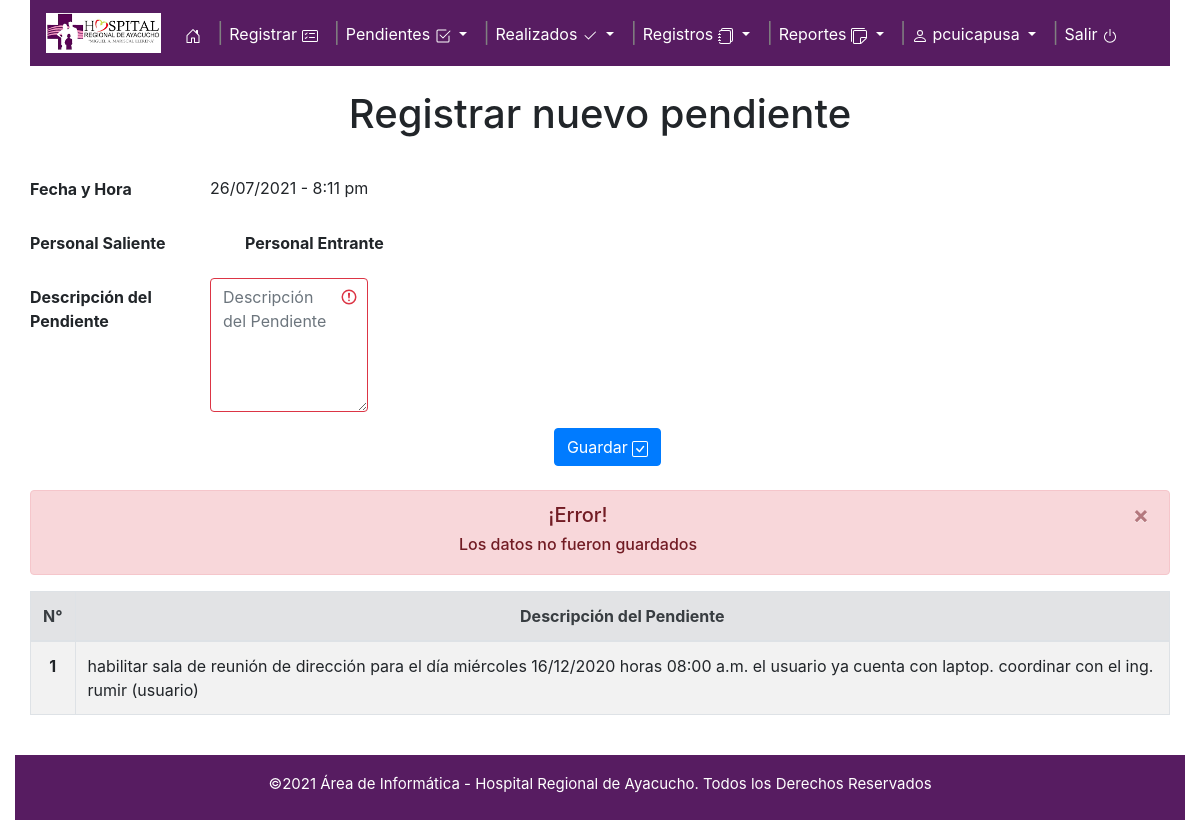
The page /registrar-pendientes.php?msg=error (signed in) on the database its author committed.
### tables this page shows
CREATE TABLE IF NOT EXISTS `usuario` (
  `dni_usu` int(11) NOT NULL AUTO_INCREMENT,
  `user_usu` varchar(20) NOT NULL,
  `passw_usu` varchar(50) NOT NULL,
  `nombres_usu` varchar(50) NOT NULL,
  `apellidos_usu` varchar(50) NOT NULL,
  `celular_usu` int(9) DEFAULT NULL,
  `correo_usu` varchar(100) DEFAULT NULL,
  `fecha_reg_usu` datetime DEFAULT NULL,
  `user_reg_usu` varchar(50) DEFAULT NULL,
  `activo_usu` varchar(2) NOT NULL,
  PRIMARY KEY (`dni_usu`)
);

CREATE TABLE IF NOT EXISTS `pendiente` (
  `id_pend` int(11) NOT NULL AUTO_INCREMENT,
  `dni_usu` int(8) NOT NULL,
  `fecha_pend` datetime NOT NULL,
  `desc_pend` varchar(400) NOT NULL,
  `priori_pend` varchar(20) NOT NULL,
  `realizado_pend` varchar(2) NOT NULL,
  `realizado_por_pend` int(8) DEFAULT NULL,
  `fecha_realizado_por` datetime DEFAULT NULL,
  `fecha_ulti_modifi` datetime DEFAULT NULL,
  PRIMARY KEY (`id_pend`)
);

### registrar-pendientes.php (the view, shortened to what this page needs)
<?php
if(!isset($_COOKIE['usuario'])){
	header('Location:index.php');
}else{
?>
<!doctype html>
<html lang="en">
<head>
    <link rel="stylesheet" href="css/bootstrap.min.css">
    <link rel="stylesheet" href="css/custom.css">
    <link rel="stylesheet" type="text/css" href="highslide/highslide.css" />
	<link rel="stylesheet" href="css/summernote-bs4.css">
</head>
<body onload="FocusText()">
	<div class="container-fluid">
		<div class="container-fluid">
			<?php include("menu-cabecera.php");?>
				<br/>
				<h1><center>Registrar nuevo pendiente</center></h1>
				<br/>
				<form class="was-validated" method="post" action="reg-pendientes.php" name="frmPendiente1">
					<div>
						<div class="form-group row" id="id-div">
							<label for="colFormLabel" class="col-sm-2 col-form-label"><b>Fecha y Hora</b></label>
							<label for="colFormLabel" style="text-align:left; margin-top:6px;"><?php echo date("d/m/Y - g:i a"); ?></label>
						</div>
						<div class="form-group row">
							<label for="colFormLabel" class="col-sm-2 col-form-label"><b>Personal Saliente</b></label>
							<label for="colFormLabel" style="margin-left:20px;text-align:left;" class="col-sm-2 col-form-label"><b>Personal Entrante</b></label>
						</div>
						<div class="form-group row">
							<label class="col-sm-2 col-form-label" for="validationTextarea"><b>Descripción del Pendiente</b></label>
							<div>
								<textarea name="pendiente" id="summernote" rows="5" class="form-control is-invalid col-sm-7" placeholder="Descripción del Pendiente" required></textarea>
							</div>
						</div>
						<center>
							<small> &nbsp;&nbsp;&nbsp;</small>
							<button type="submit" class="btn btn-primary">Guardar
						</center>
					</div>
				</form><br/>
			<?php
				if(isset($_GET['msg'])){
					if($_GET['msg'] == 'error'){
						print
						'<div class="alert alert-danger alert-dismissible fade show" role="alert" id="msg">
							<center><h5>¡Error!</h5><h6>Los datos no fueron guardados</h6></center>
							<button type="button" class="close" data-dismiss="alert" aria-label="Close">
							<span aria-hidden="true">&times;</span>
							</button>
						</div>';
					}
				}
			?>
		<table class="table table-striped table-bordered">
			<thead>
				<tr class="alert alert-secondary" id="msgpend">
					<th scope="col"><center>N°</center></th>
					<th scope="col"><center>Descripción del Pendiente</center></th>
				</tr>
			</thead>
			<tbody>
				<?php
					mysqli_set_charset($connect, "utf8mb4");
					$con = "SELECT id_pend,u.dni_usu AS dni,concat(apellidos_usu,', ',nombres_usu) AS name,desc_pend,fecha_pend,priori_pend,realizado_pend
							FROM usuario as u INNER JOIN pendiente as p
							ON u.dni_usu=p.dni_usu WHERE realizado_pend = 'no'
							ORDER BY fecha_pend DESC";
					$query = mysqli_query($connect,$con);
					$query2 = mysqli_query($connect,$con);
					$i = 1;
					if($fila= mysqli_fetch_array($query2)){
						while($row= mysqli_fetch_array($query)){
							$id_pend = $row['id_pend'];
							$desc_pend = $row['desc_pend'];
							$active_edit_pend = "no";
							if($active_edit_pend == "si"){
								$desc_pend2 =
								'<td>
									<div>
										'.$desc_pend.'
									</div>
									<a class="text-decoration-none" data-toggle="modal" data-target="#exampleModal'.$i.'" href="#">
										Editar <svg width="1em" height="1em" viewBox="0 0 16 16" class="bi bi-pencil" fill="currentColor" xmlns="http://www.w3.org/2000/svg">
										<path fill-rule="evenodd" d="M12.146.146a.5.5 0 0 1 .708 0l3 3a.5.5 0 0 1 0 .708l-10 10a.5.5 0 0 1-.168.11l-5 2a.5.5 0 0 1-.65-.65l2-5a.5.5 0 0 1 .11-.168l10-10zM11.207 2.5L13.5 4.793 14.793 3.5 12.5 1.207 11.207 2.5zm1.586 3L10.5 3.207 4 9.707V10h.5a.5.5 0 0 1 .5.5v.5h.5a.5.5 0 0 1 .5.5v.5h.293l6.5-6.5zm-9.761 5.175l-.106.106-1.528 3.821 3.821-1.528.106-.106A.5.5 0 0 1 5 12.5V12h-.5a.5.5 0 0 1-.5-.5V11h-.5a.5.5 0 0 1-.468-.325z"/>
										</svg>
									</a>
									<div class="modal fade" id="exampleModal'.$i.'" tabindex="-1" aria-labelledby="exampleModalLabel'.$i.'" aria-hidden="true">
										<div class="modal-dialog modal-lg modal-dialog-centered modal-dialog-scrollable">
											<div class="modal-content">
												<div class="modal-header">
													<h5 class="modal-title" id="exampleModalLabel'.$i.'">Editar Pendiente</h5>
													<button type="button" class="close" data-dismiss="modal" aria-label="Close">
														<span aria-hidden="true">&times;</span>
													</button>
												</div>
												<form method="POST" action="update-pendientes.php">
													<div class="modal-body">
														<input type="hidden" name="id_pend" value="'.$id_pend.'"/>
														<textarea id="summernote'.$i.'" rows="6" name="pendiente_new" placeholder="Descripción del Pendiente">'.$desc_pend.'</textarea>
													</div>
													<div class="modal-footer">
														<button type="button" class="btn btn-secondary" data-dismiss="modal">Cerrar
															<svg xmlns="http://www.w3.org/2000/svg" width="16" height="16" fill="currentColor" class="bi bi-x-square" viewBox="0 0 16 16">
															<path fill-rule="evenodd" d="M14 1H2a1 1 0 0 0-1 1v12a1 1 0 0 0 1 1h12a1 1 0 0 0 1-1V2a1 1 0 0 0-1-1zM2 0a2 2 0 0 0-2 2v12a2 2 0 0 0 2 2h12a2 2 0 0 0 2-2V2a2 2 0 0 0-2-2H2z"/>
															<path fill-rule="evenodd" d="M4.646 4.646a.5.5 0 0 1 .708 0L8 7.293l2.646-2.647a.5.5 0 0 1 .708.708L8.707 8l2.647 2.646a.5.5 0 0 1-.708.708L8 8.707l-2.646 2.647a.5.5 0 0 1-.708-.708L7.293 8 4.646 5.354a.5.5 0 0 1 0-.708z"/>
															</svg>
														</button>
														<button type="submit" class="btn btn-primary">Guardar Cambios
															<svg width="1em" height="1em" viewBox="0 0 16 16" class="bi bi-check-square" fill="currentColor" xmlns="http://www.w3.org/2000/svg">
															<path fill-rule="evenodd" d="M14 1H2a1 1 0 0 0-1 1v12a1 1 0 0 0 1 1h12a1 1 0 0 0 1-1V2a1 1 0 0 0-1-1zM2 0a2 2 0 0 0-2 2v12a2 2 0 0 0 2 2h12a2 2 0 0 0 2-2V2a2 2 0 0 0-2-2H2z"/>
															<path fill-rule="evenodd" d="M10.97 4.97a.75.75 0 0 1 1.071 1.05l-3.992 4.99a.75.75 0 0 1-1.08.02L4.324 8.384a.75.75 0 1 1 1.06-1.06l2.094 2.093 3.473-4.425a.236.236 0 0 1 .02-.022z"/>
															</svg>
														</button>
													</div>
												</form>
											</div>
										</div>
									</div>
								</td>';
							}else{
								$desc_pend2 =
								"<td>
									$desc_pend
								</td>";
							}
							print "
								<tr>
									<th><center>$i</center></th>
									$desc_pend2
								</tr>";
							$i++;
						}
					}else{
						print "
							<tr>
								<td class='alert alert-info' colspan='3'><center>No se tienen pendientes registrados</center></td>
							</tr>";
					}
				?>
			</tbody>
		</table>
		</div>
		<br/>
		<?php include("pie-pagina.php");?>
	</div>
</body>
</html>
<?php
}
?>

### gnusuario.php
<?php
require_once('configuracion.php');
if(isset($_COOKIE['usuario'])){
	$consulta="SELECT user_usu FROM usuario WHERE dni_usu='$_COOKIE[usuario]'";
	$respuesta=mysqli_query($connect,$consulta);
	if($fila=mysqli_fetch_array($respuesta)){
		$login = $fila[0];
	}
	print $login;
}else{
	header('location:index.php');
	}
?>

### rows shown on the page
usuario: user_usu "pcuicapusa"
usuario: pendiente.desc_pend "habilitar sala de reunión de dirección para el día miércoles 16/12/2020 horas 08:00 a.m. el usuario ya cuenta con laptop. coordinar con el ing. rumir (usuario)"
